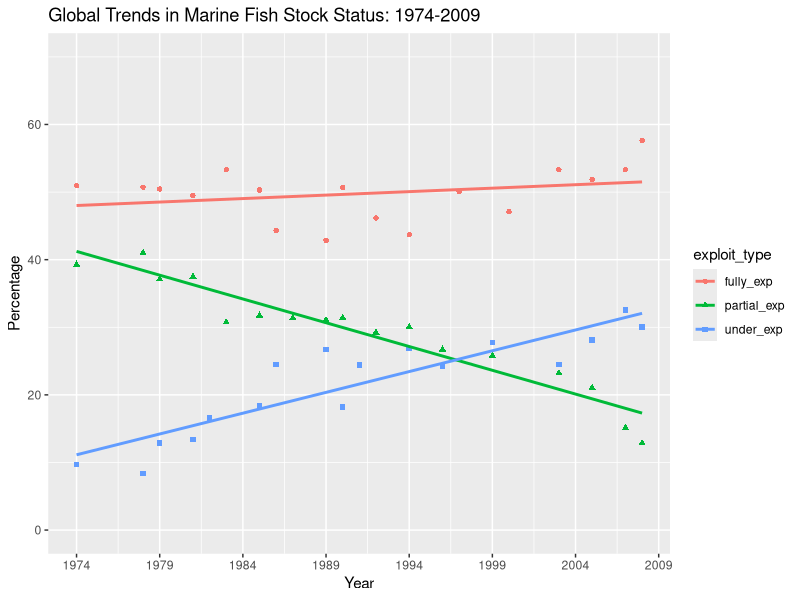

This chart was generated by the following R code:
## ---- chunk 1
knitr::opts_chunk$set(
  echo = TRUE,
  include = TRUE,
  message = FALSE,
  warning = FALSE)
## ---- chunk 2
#| message: true
#| warning: false
rm(list = ls())
## ---- chunk 3
# in the console:
#   credentials::git_credential_ask()
#   usethis::git_sitrep()

# if error message comes up that default branch is origin when it should be "main", enter this in the console:
#   usethis::git_default_branch_rediscover()

# in the console:
#   usethis::use_git()
#   usethis::use_github()

# in RStudio terminal:
  # git remote add origin https://github.com/katiedyck/MB5370_Module02.git
  # git push -u origin main
  # git push
## ---- chunk 4
library(tidyverse)
library(here)
## ---- chunk 5
fish <- read_csv(here::here("data/workshop3/global_fish_stocks.csv"))
print(fish)
## ---- chunk 6
#| code-fold: true

fish <- fish |> 
    rename(date = "x", percent = "y")
print(fish)
## ---- chunk 7
#| code-fold: true

fish <- fish |>
  mutate(
    exploit_type = case_when(
        row_number() %in% 1:17 ~ "fully_exp",
        row_number() %in% 18:34 ~ "partial_exp",
        row_number() %in% 35:51 ~ "under_exp",
        TRUE ~ NA_character_ # Assign NA to rows outside the specified ranges
    )
  )

print(fish)
## ---- chunk 8
#| code-fold: true

fish <- fish |> 
  mutate(year = year(date), .after = date) |> 
  select(-date)

print(fish)
## ---- chunk 9
#| code-fold: true

ggplot(fish, aes(x = year, y = percent, colour = exploit_type, shape = exploit_type)) +
  geom_point() +
  geom_smooth(method = "lm", se = FALSE) +
  scale_y_continuous(limits = c(0,70)) +
  scale_x_continuous(breaks = seq(1974, 2009, by = 5)) +
  labs(x = "Year", y = "Percentage",
       title = "Global Trends in Marine Fish Stock Status: 1974-2009")
